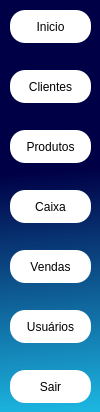
        <widget class="QFrame" name="frame_2">
         <property name="minimumSize">
          <size>
           <width>100</width>
           <height>0</height>
          </size>
         </property>
         <property name="maximumSize">
          <size>
           <width>100</width>
           <height>16777215</height>
          </size>
         </property>
         <property name="font">
          <font>
           <weight>75</weight>
           <bold>true</bold>
          </font>
         </property>
         <property name="styleSheet">
          <string notr="true">background-color: qlineargradient(spread:pad, x1:0.518552, y1:0.414227, x2:0.52957, y2:1, stop:0 #000046 , stop:1 #1CB5E0);
</string>
         </property>
         <property name="frameShape">
          <enum>QFrame::NoFrame</enum>
         </property>
         <property name="frameShadow">
          <enum>QFrame::Raised</enum>
         </property>
         <widget class="QPushButton" name="pushButton">
          <property name="geometry">
           <rect>
            <x>10</x>
            <y>10</y>
            <width>81</width>
            <height>33</height>
           </rect>
          </property>
          <property name="toolTip">
           <string>Inicio</string>
          </property>
          <property name="styleSheet">
           <string notr="true">QPushButton{
border-radius:15px;
background-color: rgb(255, 255, 255);
font: 8pt &quot;MS Shell Dlg 2&quot;;
font-size:12px;
}
QPushButton:hover{
background-color: rgb(157, 157, 157);
}</string>
          </property>
          <property name="text">
           <string>Inicio</string>
          </property>
          <property name="icon">
           <iconset>
            <normaloff>../Icones/inicio.png</normaloff>../Icones/inicio.png</iconset>
          </property>
          <property name="iconSize">
           <size>
            <width>25</width>
            <height>25</height>
           </size>
          </property>
          <property name="shortcut">
           <string/>
          </property>
          <property name="checkable">
           <bool>false</bool>
          </property>
          <property name="autoRepeat">
           <bool>false</bool>
          </property>
          <property name="autoExclusive">
           <bool>false</bool>
          </property>
          <property name="autoDefault">
           <bool>false</bool>
          </property>
          <property name="default">
           <bool>false</bool>
          </property>
          <property name="flat">
           <bool>false</bool>
          </property>
         </widget>
         <widget class="QPushButton" name="pushButton_8">
          <property name="geometry">
           <rect>
            <x>10</x>
            <y>70</y>
            <width>81</width>
            <height>33</height>
           </rect>
          </property>
          <property name="styleSheet">
           <string notr="true">QPushButton{
border-radius:15px;
background-color: rgb(255, 255, 255);;
font: 8pt &quot;MS Shell Dlg 2&quot;;
font-size:12px;

}
QPushButton:hover{
background-color: rgb(157, 157, 157);
}</string>
          </property>
          <property name="text">
           <string>Clientes</string>
          </property>
          <property name="icon">
           <iconset>
            <normaloff>../Icones/clientes.png</normaloff>../Icones/clientes.png</iconset>
          </property>
          <property name="iconSize">
           <size>
            <width>25</width>
            <height>20</height>
           </size>
          </property>
          <property name="shortcut">
           <string/>
          </property>
          <property name="checkable">
           <bool>false</bool>
          </property>
          <property name="autoRepeat">
           <bool>false</bool>
          </property>
          <property name="autoExclusive">
           <bool>false</bool>
          </property>
          <property name="autoDefault">
           <bool>false</bool>
          </property>
          <property name="default">
           <bool>false</bool>
          </property>
          <property name="flat">
           <bool>false</bool>
          </property>
         </widget>
         <widget class="QPushButton" name="pushButton_2">
          <property name="geometry">
           <rect>
            <x>10</x>
            <y>130</y>
            <width>81</width>
            <height>33</height>
           </rect>
          </property>
          <property name="styleSheet">
           <string notr="true">QPushButton{
background-color: rgb(255, 255, 255);;
font: 8pt &quot;MS Shell Dlg 2&quot;;
font-size:12px;
border-radius:15px;
}
QPushButton:hover{
background-color: rgb(157, 157, 157);
}</string>
          </property>
          <property name="text">
           <string>Produtos</string>
          </property>
          <property name="icon">
           <iconset>
            <normaloff>../Icones/produtos-.png</normaloff>../Icones/produtos-.png</iconset>
          </property>
          <property name="iconSize">
           <size>
            <width>25</width>
            <height>25</height>
           </size>
          </property>
          <property name="shortcut">
           <string/>
          </property>
          <property name="checkable">
           <bool>false</bool>
          </property>
          <property name="autoRepeat">
           <bool>false</bool>
          </property>
          <property name="autoExclusive">
           <bool>false</bool>
          </property>
          <property name="autoDefault">
           <bool>false</bool>
          </property>
          <property name="default">
           <bool>false</bool>
          </property>
          <property name="flat">
           <bool>false</bool>
          </property>
         </widget>
         <widget class="QPushButton" name="pushButton_4">
          <property name="geometry">
           <rect>
            <x>10</x>
            <y>250</y>
            <width>81</width>
            <height>33</height>
           </rect>
          </property>
          <property name="styleSheet">
           <string notr="true">QPushButton{
background-color: rgb(255, 255, 255);;
font: 8pt &quot;MS Shell Dlg 2&quot;;
font-size:12px;
border-radius:15px;
}
QPushButton:hover{
background-color: rgb(157, 157, 157);
}</string>
          </property>
          <property name="text">
           <string>Vendas</string>
          </property>
          <property name="icon">
           <iconset>
            <normaloff>../Icones/compras.png</normaloff>../Icones/compras.png</iconset>
          </property>
          <property name="iconSize">
           <size>
            <width>25</width>
            <height>25</height>
           </size>
          </property>
          <property name="shortcut">
           <string/>
          </property>
          <property name="checkable">
           <bool>false</bool>
          </property>
          <property name="autoRepeat">
           <bool>false</bool>
          </property>
          <property name="autoExclusive">
           <bool>false</bool>
          </property>
          <property name="autoDefault">
           <bool>false</bool>
          </property>
          <property name="default">
           <bool>false</bool>
          </property>
          <property name="flat">
           <bool>false</bool>
          </property>
         </widget>
         <widget class="QPushButton" name="pushButton_5">
          <property name="geometry">
           <rect>
            <x>10</x>
            <y>310</y>
            <width>81</width>
            <height>33</height>
           </rect>
          </property>
          <property name="styleSheet">
           <string notr="true">QPushButton{
background-color: rgb(255, 255, 255);;
font: 8pt &quot;MS Shell Dlg 2&quot;;
font-size:12px;
border-radius:15px;
}
QPushButton:hover{
background-color: rgb(157, 157, 157);
}</string>
          </property>
          <property name="text">
           <string>Usuários</string>
          </property>
          <property name="icon">
           <iconset>
            <normaloff>../Icones/adduser_.png</normaloff>../Icones/adduser_.png</iconset>
          </property>
          <property name="iconSize">
           <size>
            <width>25</width>
            <height>25</height>
           </size>
          </property>
          <property name="shortcut">
           <string/>
          </property>
          <property name="checkable">
           <bool>false</bool>
          </property>
          <property name="autoRepeat">
           <bool>false</bool>
          </property>
          <property name="autoExclusive">
           <bool>false</bool>
          </property>
          <property name="autoDefault">
           <bool>false</bool>
          </property>
          <property name="default">
           <bool>false</bool>
          </property>
          <property name="flat">
           <bool>false</bool>
          </property>
         </widget>
         <widget class="QPushButton" name="pushButton_6">
          <property name="geometry">
           <rect>
            <x>10</x>
            <y>370</y>
            <width>81</width>
            <height>33</height>
           </rect>
          </property>
          <property name="styleSheet">
           <string notr="true">QPushButton{
background-color: rgb(255, 255, 255);;
font: 8pt &quot;MS Shell Dlg 2&quot;;
font-size:12px;
border-radius:15px;
}
QPushButton:hover{
background-color: rgb(157, 157, 157);
}</string>
          </property>
          <property name="text">
           <string>Sair</string>
          </property>
          <property name="icon">
           <iconset>
            <normaloff>../Icones/sair.png</normaloff>../Icones/sair.png</iconset>
          </property>
          <property name="iconSize">
           <size>
            <width>25</width>
            <height>25</height>
           </size>
          </property>
          <property name="shortcut">
           <string/>
          </property>
          <property name="checkable">
           <bool>false</bool>
          </property>
          <property name="autoRepeat">
           <bool>false</bool>
          </property>
          <property name="autoExclusive">
           <bool>false</bool>
          </property>
          <property name="autoDefault">
           <bool>false</bool>
          </property>
          <property name="default">
           <bool>false</bool>
          </property>
          <property name="flat">
           <bool>false</bool>
          </property>
         </widget>
         <widget class="QPushButton" name="pushButton_3">
          <property name="geometry">
           <rect>
            <x>10</x>
            <y>190</y>
            <width>81</width>
            <height>33</height>
           </rect>
          </property>
          <property name="styleSheet">
           <string notr="true">QPushButton{
background-color: rgb(255, 255, 255);;
font: 8pt &quot;MS Shell Dlg 2&quot;;
font-size:12px;
border-radius:15px;
}
QPushButton:hover{
background-color: rgb(157, 157, 157);
}</string>
          </property>
          <property name="text">
           <string>Caixa</string>
          </property>
          <property name="icon">
           <iconset>
            <normaloff>../Icones/caixa.png</normaloff>../Icones/caixa.png</iconset>
          </property>
          <property name="iconSize">
           <size>
            <width>25</width>
            <height>25</height>
           </size>
          </property>
          <property name="shortcut">
           <string/>
          </property>
          <property name="checkable">
           <bool>false</bool>
          </property>
          <property name="autoRepeat">
           <bool>false</bool>
          </property>
          <property name="autoExclusive">
           <bool>false</bool>
          </property>
          <property name="autoDefault">
           <bool>false</bool>
          </property>
          <property name="default">
           <bool>false</bool>
          </property>
          <property name="flat">
           <bool>false</bool>
          </property>
         </widget>
        </widget>
